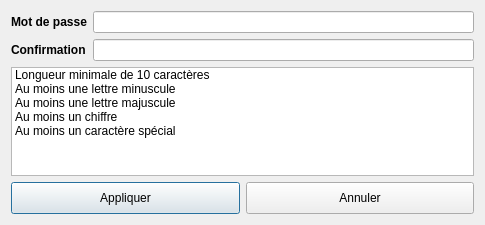
<?xml version="1.0" encoding="UTF-8"?>
<ui version="4.0">
 <class>PasswordStrengthDialog</class>
 <widget class="QDialog" name="PasswordStrengthDialog">
  <property name="geometry">
   <rect>
    <x>0</x>
    <y>0</y>
    <width>485</width>
    <height>225</height>
   </rect>
  </property>
  <property name="minimumSize">
   <size>
    <width>0</width>
    <height>225</height>
   </size>
  </property>
  <property name="windowTitle">
   <string>Mot de passe</string>
  </property>
  <layout class="QVBoxLayout" name="verticalLayout">
   <item>
    <layout class="QGridLayout" name="gridLayout">
     <item row="0" column="1">
      <widget class="QLineEdit" name="txtPassword">
       <property name="echoMode">
        <enum>QLineEdit::Password</enum>
       </property>
      </widget>
     </item>
     <item row="0" column="0">
      <widget class="QLabel" name="lblPassword">
       <property name="font">
        <font>
         <weight>75</weight>
         <bold>true</bold>
        </font>
       </property>
       <property name="text">
        <string>Mot de passe</string>
       </property>
      </widget>
     </item>
     <item row="1" column="0">
      <widget class="QLabel" name="lblPasswordConf">
       <property name="font">
        <font>
         <weight>75</weight>
         <bold>true</bold>
        </font>
       </property>
       <property name="text">
        <string>Confirmation</string>
       </property>
      </widget>
     </item>
     <item row="1" column="1">
      <widget class="QLineEdit" name="txtPasswordConf">
       <property name="echoMode">
        <enum>QLineEdit::Password</enum>
       </property>
      </widget>
     </item>
    </layout>
   </item>
   <item>
    <widget class="QListWidget" name="lstValidate">
     <property name="sizePolicy">
      <sizepolicy hsizetype="Expanding" vsizetype="Maximum">
       <horstretch>0</horstretch>
       <verstretch>0</verstretch>
      </sizepolicy>
     </property>
     <property name="minimumSize">
      <size>
       <width>0</width>
       <height>80</height>
      </size>
     </property>
     <property name="verticalScrollBarPolicy">
      <enum>Qt::ScrollBarAlwaysOff</enum>
     </property>
     <property name="horizontalScrollBarPolicy">
      <enum>Qt::ScrollBarAlwaysOff</enum>
     </property>
     <property name="autoScroll">
      <bool>false</bool>
     </property>
     <property name="editTriggers">
      <set>QAbstractItemView::NoEditTriggers</set>
     </property>
     <property name="showDropIndicator" stdset="0">
      <bool>false</bool>
     </property>
     <property name="selectionMode">
      <enum>QAbstractItemView::NoSelection</enum>
     </property>
     <item>
      <property name="text">
       <string>Longueur minimale de 10 caractères</string>
      </property>
     </item>
     <item>
      <property name="text">
       <string>Au moins une lettre minuscule</string>
      </property>
     </item>
     <item>
      <property name="text">
       <string>Au moins une lettre majuscule</string>
      </property>
     </item>
     <item>
      <property name="text">
       <string>Au moins un chiffre</string>
      </property>
     </item>
     <item>
      <property name="text">
       <string>Au moins un caractère spécial</string>
      </property>
     </item>
    </widget>
   </item>
   <item>
    <layout class="QHBoxLayout" name="horizontalLayout_2">
     <item>
      <widget class="QPushButton" name="btnOK">
       <property name="minimumSize">
        <size>
         <width>0</width>
         <height>32</height>
        </size>
       </property>
       <property name="cursor">
        <cursorShape>PointingHandCursor</cursorShape>
       </property>
       <property name="text">
        <string>Appliquer</string>
       </property>
       <property name="icon">
        <iconset resource="../resources/TeraClient.qrc">
         <normaloff>:/icons/ok.png</normaloff>:/icons/ok.png</iconset>
       </property>
       <property name="iconSize">
        <size>
         <width>24</width>
         <height>24</height>
        </size>
       </property>
      </widget>
     </item>
     <item>
      <widget class="QPushButton" name="btnCancel">
       <property name="minimumSize">
        <size>
         <width>0</width>
         <height>32</height>
        </size>
       </property>
       <property name="cursor">
        <cursorShape>PointingHandCursor</cursorShape>
       </property>
       <property name="text">
        <string>Annuler</string>
       </property>
       <property name="icon">
        <iconset resource="../resources/TeraClient.qrc">
         <normaloff>:/icons/delete_old.png</normaloff>:/icons/delete_old.png</iconset>
       </property>
       <property name="iconSize">
        <size>
         <width>24</width>
         <height>24</height>
        </size>
       </property>
      </widget>
     </item>
    </layout>
   </item>
  </layout>
 </widget>
 <resources>
  <include location="../resources/TeraClient.qrc"/>
 </resources>
 <connections/>
</ui>
